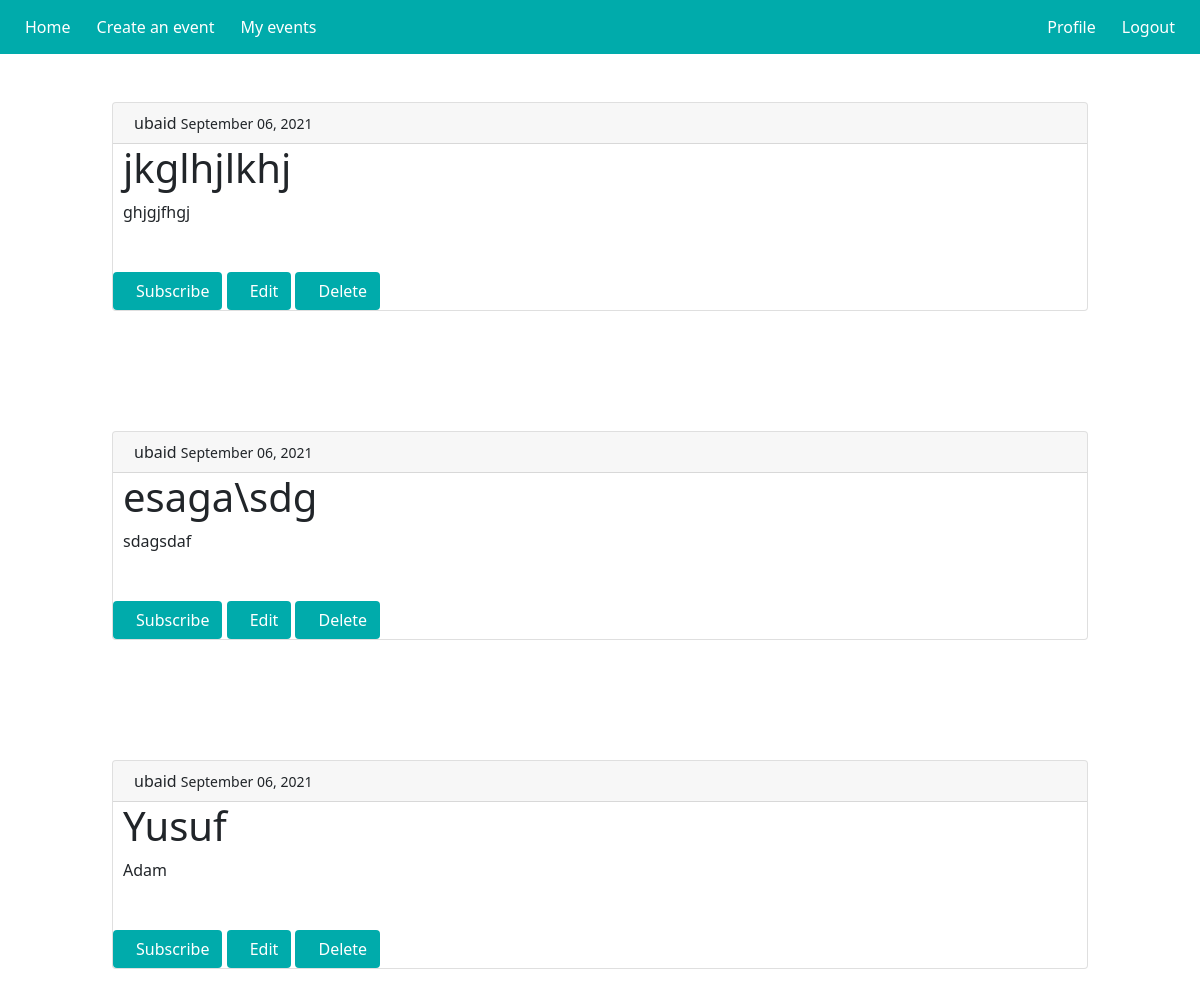
Page / (signed in) on the earlier database version.
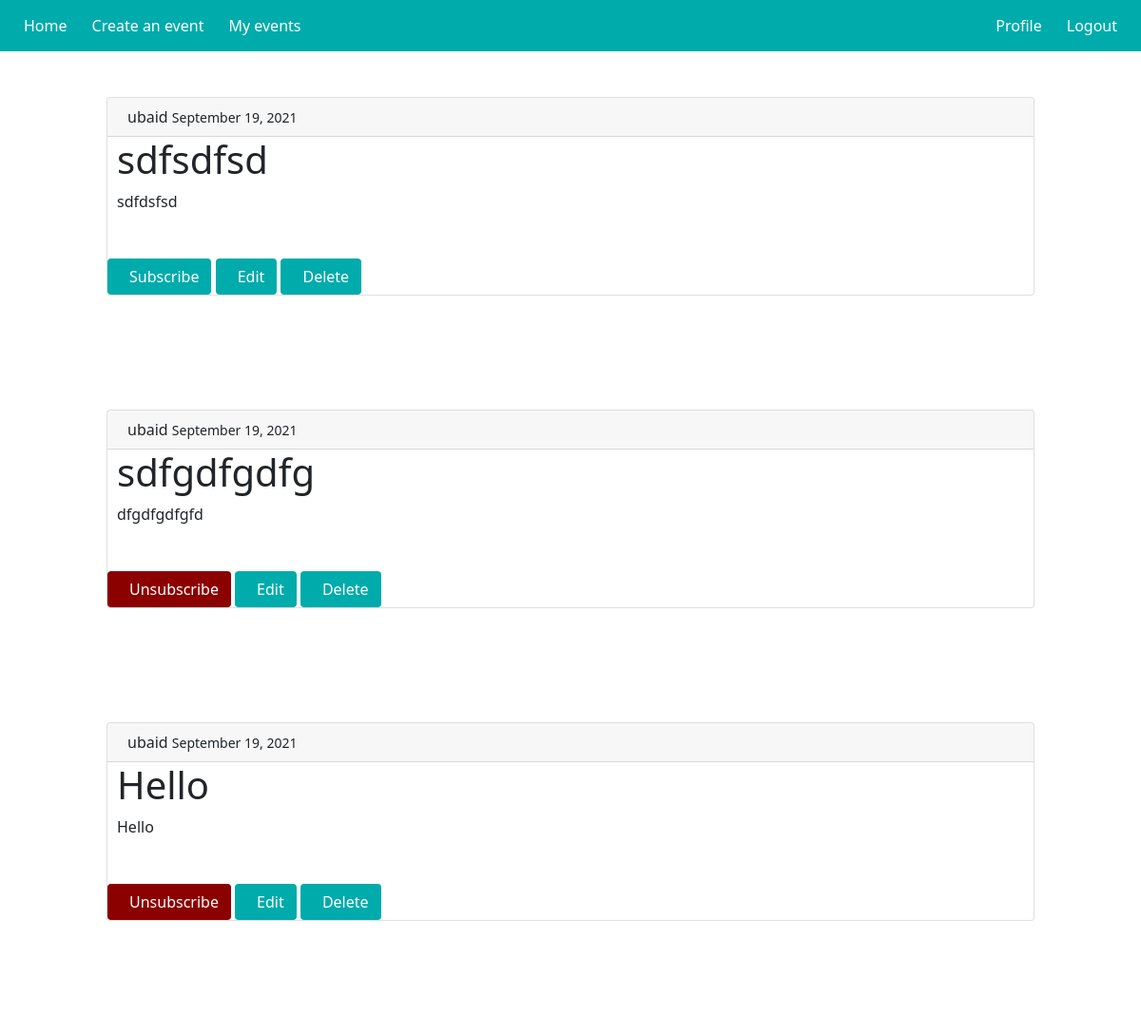
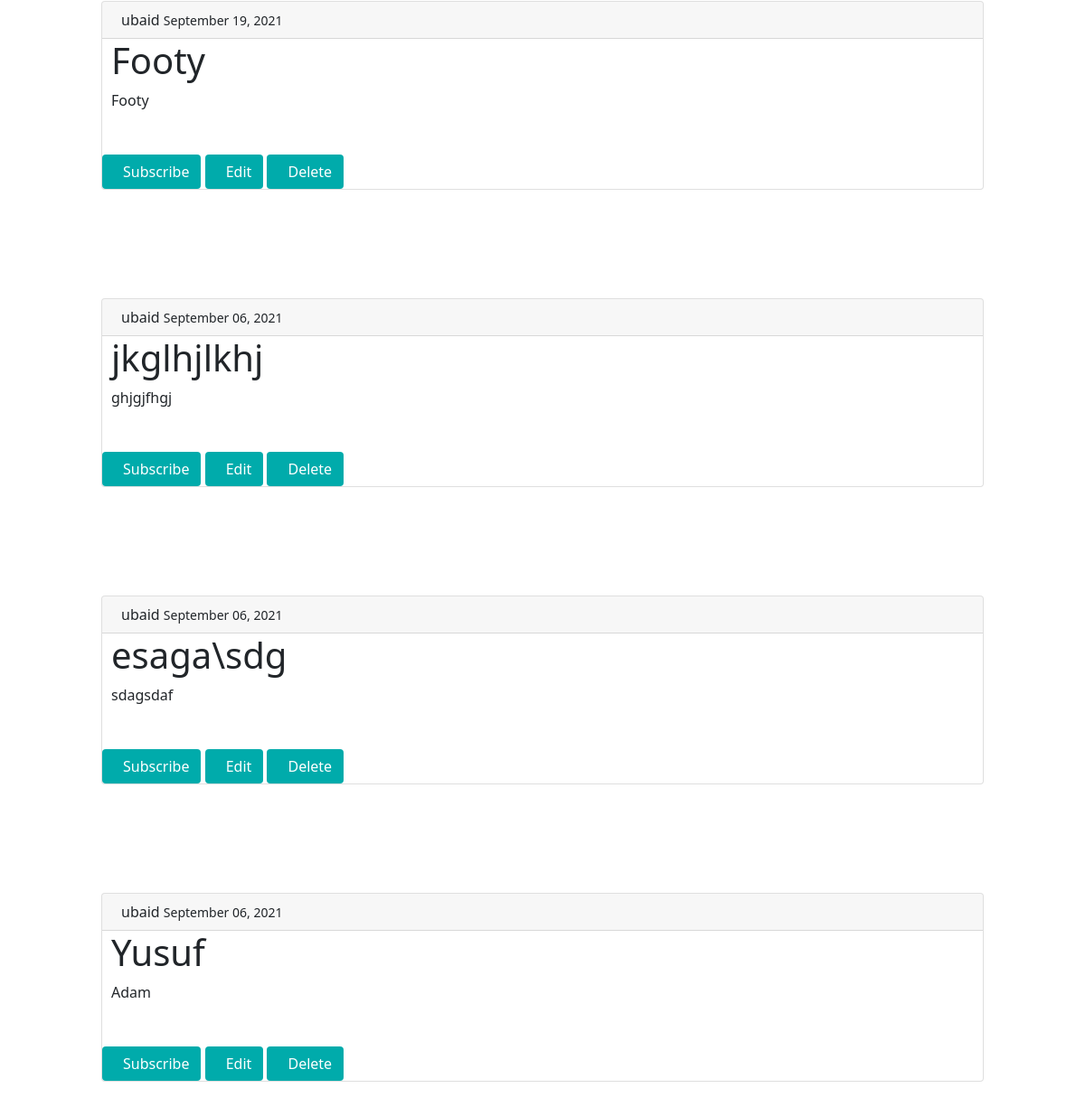
Same page on the later database version (2 pictures, top to bottom).
### events/models.py (models this page shows, shortened)
class Event(models.Model):
    title = models.CharField(max_length=100)
    content = models.TextField()
    date_posted = models.DateTimeField(default=timezone.now)
    author = models.ForeignKey(User, on_delete=models.CASCADE)
    shouldAttend = models.BooleanField(default=False)
    subscribed = models.IntegerField(default=0)

### users/models.py (models this page shows)
class User(AbstractUser):
    emailAuthenticated = models.BooleanField(default=False)
    class Meta:
        db_table = 'user'

### events/views.py (the view)
# urls.py: 2. Add a URL to urlpatterns:  path('', views.home, name='home')
@login_required(login_url='login')
def home(request):
    for object in UserEventInfo.objects.all():
        object.function()
    for event in Event.objects.all():
        event.shouldAttend = False
    n = 0
    for event in Event.objects.all():
        for evInfo in UserEventInfo.objects.all():
            if evInfo.event == event and evInfo.user == request.user and (evInfo.isAttending == True):
                event.shouldAttend = False
                break
            else:
                n += 1
        if n == len(UserEventInfo.objects.all()):
            event.shouldAttend = True
        else:
            event.shouldAttend = False
        event.save()
        n = 0
    events_paginator = Paginator(Event.objects.all().order_by('-date_posted'), 10)
    events = events_paginator.get_page(1)
    context = {
        'events': events,
        'eventinfo': UserEventInfo.objects.all(),
    }
    return render(request, 'events/events.html', context)

### events/models.py (called while the page is built)
    def function(self):
        if self.isCreator == True:
            self.user = self.event.author
            self.save()

### events/templates/events/events.html (shortened to what this page needs)
{% extends "events/base.html" %}
{% block content %}
    {% for event in events.object_list %}
        <div class="container" style="width:1000px">
            <div class="card">
                <div class="card-header" style="text-indent: 5px "> {{ event.author }}
                    <small class="text-dark">{{ event.date_posted|date:"F d, Y" }}</small>
                </div>
                <div class="card-main" style="text-indent: 10px">
                    <h1 class="card-title">{{ event.title }}</h1>
                    <div class="card-text">
                        {{ event.content }}
                    </div><br><br>
                        {% if event.shouldAttend == True %}
                            <a href="{% url 'attend' event.pk %}" class="btn btn-primary" style="background-color: #00abab">Subscribe</a>
                        {% else %}
                            <a href="{% url 'unattend' event.pk %}" class="btn btn-primary" style="background-color: darkred">Unsubscribe</a>
                        {% endif %}
                        {% if event.author == request.user %}
                            <a href="{% url 'edit' event.pk %}" class="btn btn-primary" style="background-color: #00abab">Edit</a>
                            <a href="{% url 'delete' event.pk %}" class="btn btn-primary" style="background-color: #00abab">Delete</a>
                        {% endif %}
                </div>
            </div><br><br><br><br><br>
        </div>
    {% endfor %}
{% endblock content %}

### events/templates/events/base.html (shortened to what this page needs)
<!DOCTYPE html>
<html>
<head>
    {% load static %}
    <link href="https://cdn.jsdelivr.net/npm/bootstrap@5.1.0/dist/css/bootstrap.min.css" rel="stylesheet">
    <link href="{% static 'events/main.css' %}" rel="stylesheet" type="text/css">
</head>
<div class="navbar navbar-default" style="background-color: #00abab;">
    <div class="container-fluid">
        <div class="navbar-left">
            <a class="btn btn-primary" href="{% url 'events-home' %}">Home</a><a class="btn btn-primary" href="{% url 'create' %}">Create an event</a><a class="btn btn-primary" href="{% url 'my-events' %}">My events</a>
        </div>
        <div class="navbar-right">
            <a class="btn btn-primary" href="{% url 'view-profile' %}">Profile</a><a class="btn btn-primary" href="{% url 'logout' %}">Logout</a>
        </div>
    </div>
</div>
<body>
    <br><br>
    {% block content %}
    {% endblock content %}
</body>
</html>

### events/static/events/main.css (style rules this page uses)
.btn, .btn-primary { background-color: transparent; border-color: transparent; }

Differences in the rows shown:
added Event: author "ubaid", date_posted "September 19, 2021", title "sdfsdfsd", content "sdfdsfsd", shouldAttend "Subscribe", shows "Edit"
added Event: author "ubaid", date_posted "September 19, 2021", title "sdfgdfgdfg", content "dfgdfgdfgfd", shouldAttend "Unsubscribe", shows "Edit"
added Event: author "ubaid", date_posted "September 19, 2021", title "Hello", content "Hello", shouldAttend "Unsubscribe", shows "Edit"
added Event: author "ubaid", date_posted "September 19, 2021", title "Footy", content "Footy", shouldAttend "Subscribe", shows "Edit"
